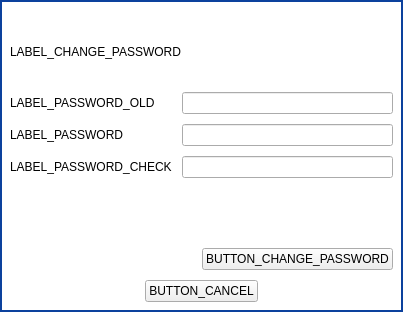
<?xml version="1.0" encoding="UTF-8"?>
<ui version="4.0">
 <class>PasswordChangeDialog</class>
 <widget class="QDialog" name="PasswordChangeDialog">
  <property name="geometry">
   <rect>
    <x>0</x>
    <y>0</y>
    <width>403</width>
    <height>312</height>
   </rect>
  </property>
  <property name="windowTitle">
   <string>Dialog</string>
  </property>
  <layout class="QVBoxLayout" name="verticalLayout">
   <property name="leftMargin">
    <number>0</number>
   </property>
   <property name="topMargin">
    <number>0</number>
   </property>
   <property name="rightMargin">
    <number>0</number>
   </property>
   <property name="bottomMargin">
    <number>0</number>
   </property>
   <item>
    <widget class="QWidget" name="widget" native="true">
     <property name="styleSheet">
      <string notr="true">QWidget#widget
{
border: 2px solid rgb(12, 65, 157);
background-color: rgb(255, 255, 255);
}</string>
     </property>
     <layout class="QVBoxLayout" name="verticalLayout_2">
      <property name="spacing">
       <number>10</number>
      </property>
      <property name="leftMargin">
       <number>0</number>
      </property>
      <property name="topMargin">
       <number>0</number>
      </property>
      <property name="rightMargin">
       <number>0</number>
      </property>
      <property name="bottomMargin">
       <number>0</number>
      </property>
      <item>
       <layout class="QHBoxLayout" name="horizontalLayout_3">
        <property name="topMargin">
         <number>2</number>
        </property>
        <property name="rightMargin">
         <number>2</number>
        </property>
        <item>
         <spacer name="horizontalSpacer_4">
          <property name="orientation">
           <enum>Qt::Horizontal</enum>
          </property>
          <property name="sizeHint" stdset="0">
           <size>
            <width>40</width>
            <height>20</height>
           </size>
          </property>
         </spacer>
        </item>
        <item>
         <widget class="QPushButton" name="button_close">
          <property name="sizePolicy">
           <sizepolicy hsizetype="Minimum" vsizetype="Fixed">
            <horstretch>0</horstretch>
            <verstretch>0</verstretch>
           </sizepolicy>
          </property>
          <property name="styleSheet">
           <string notr="true">#button_close
{
background-color: rgb(255, 255, 255);
border: 0;
}

#button_close:pressed
{
border: 0;
}</string>
          </property>
          <property name="text">
           <string/>
          </property>
          <property name="icon">
           <iconset resource="../rc/resources.qrc">
            <normaloff>:/icons/images/icons/menu_cancel.png</normaloff>:/icons/images/icons/menu_cancel.png</iconset>
          </property>
          <property name="iconSize">
           <size>
            <width>20</width>
            <height>20</height>
           </size>
          </property>
         </widget>
        </item>
       </layout>
      </item>
      <item>
       <layout class="QHBoxLayout" name="horizontalLayout_4">
        <property name="leftMargin">
         <number>10</number>
        </property>
        <property name="rightMargin">
         <number>10</number>
        </property>
        <item>
         <widget class="QLabel" name="label">
          <property name="text">
           <string>LABEL_CHANGE_PASSWORD</string>
          </property>
         </widget>
        </item>
       </layout>
      </item>
      <item>
       <layout class="QFormLayout" name="formLayout">
        <property name="leftMargin">
         <number>10</number>
        </property>
        <property name="topMargin">
         <number>10</number>
        </property>
        <property name="rightMargin">
         <number>10</number>
        </property>
        <property name="bottomMargin">
         <number>10</number>
        </property>
        <item row="0" column="0">
         <widget class="QLabel" name="label_2">
          <property name="text">
           <string>LABEL_PASSWORD_OLD</string>
          </property>
         </widget>
        </item>
        <item row="1" column="0">
         <widget class="QLabel" name="label_3">
          <property name="text">
           <string>LABEL_PASSWORD</string>
          </property>
         </widget>
        </item>
        <item row="2" column="0">
         <widget class="QLabel" name="label_4">
          <property name="text">
           <string>LABEL_PASSWORD_CHECK</string>
          </property>
         </widget>
        </item>
        <item row="0" column="1">
         <widget class="QLineEdit" name="line_edit_old_password">
          <property name="echoMode">
           <enum>QLineEdit::Password</enum>
          </property>
         </widget>
        </item>
        <item row="1" column="1">
         <widget class="QLineEdit" name="line_edit_password">
          <property name="echoMode">
           <enum>QLineEdit::Password</enum>
          </property>
         </widget>
        </item>
        <item row="2" column="1">
         <widget class="QLineEdit" name="line_edit_password_check">
          <property name="echoMode">
           <enum>QLineEdit::Password</enum>
          </property>
         </widget>
        </item>
       </layout>
      </item>
      <item>
       <layout class="QHBoxLayout" name="horizontalLayout_5">
        <property name="leftMargin">
         <number>10</number>
        </property>
        <property name="rightMargin">
         <number>10</number>
        </property>
        <item>
         <widget class="QLabel" name="label_password_strength">
          <property name="minimumSize">
           <size>
            <width>0</width>
            <height>32</height>
           </size>
          </property>
          <property name="text">
           <string/>
          </property>
          <property name="alignment">
           <set>Qt::AlignCenter</set>
          </property>
         </widget>
        </item>
       </layout>
      </item>
      <item>
       <layout class="QHBoxLayout" name="horizontalLayout_2">
        <property name="leftMargin">
         <number>10</number>
        </property>
        <property name="rightMargin">
         <number>10</number>
        </property>
        <item>
         <spacer name="horizontalSpacer_3">
          <property name="orientation">
           <enum>Qt::Horizontal</enum>
          </property>
          <property name="sizeHint" stdset="0">
           <size>
            <width>40</width>
            <height>20</height>
           </size>
          </property>
         </spacer>
        </item>
        <item>
         <widget class="ShadowedButton" name="button_change">
          <property name="text">
           <string>BUTTON_CHANGE_PASSWORD</string>
          </property>
         </widget>
        </item>
       </layout>
      </item>
      <item>
       <layout class="QHBoxLayout" name="horizontalLayout">
        <property name="leftMargin">
         <number>10</number>
        </property>
        <property name="topMargin">
         <number>0</number>
        </property>
        <property name="rightMargin">
         <number>10</number>
        </property>
        <property name="bottomMargin">
         <number>10</number>
        </property>
        <item>
         <spacer name="horizontalSpacer">
          <property name="orientation">
           <enum>Qt::Horizontal</enum>
          </property>
          <property name="sizeHint" stdset="0">
           <size>
            <width>40</width>
            <height>20</height>
           </size>
          </property>
         </spacer>
        </item>
        <item>
         <widget class="ShadowedButton" name="button_cancel">
          <property name="text">
           <string>BUTTON_CANCEL</string>
          </property>
         </widget>
        </item>
        <item>
         <spacer name="horizontalSpacer_2">
          <property name="orientation">
           <enum>Qt::Horizontal</enum>
          </property>
          <property name="sizeHint" stdset="0">
           <size>
            <width>40</width>
            <height>20</height>
           </size>
          </property>
         </spacer>
        </item>
       </layout>
      </item>
     </layout>
    </widget>
   </item>
  </layout>
 </widget>
 <customwidgets>
  <customwidget>
   <class>ShadowedButton</class>
   <extends>QPushButton</extends>
   <header>parsec.core.gui.custom_widgets</header>
  </customwidget>
 </customwidgets>
 <resources>
  <include location="../rc/resources.qrc"/>
 </resources>
 <connections>
  <connection>
   <sender>button_close</sender>
   <signal>clicked()</signal>
   <receiver>PasswordChangeDialog</receiver>
   <slot>reject()</slot>
   <hints>
    <hint type="sourcelabel">
     <x>389</x>
     <y>10</y>
    </hint>
    <hint type="destinationlabel">
     <x>201</x>
     <y>137</y>
    </hint>
   </hints>
  </connection>
  <connection>
   <sender>button_cancel</sender>
   <signal>clicked()</signal>
   <receiver>PasswordChangeDialog</receiver>
   <slot>reject()</slot>
   <hints>
    <hint type="sourcelabel">
     <x>201</x>
     <y>252</y>
    </hint>
    <hint type="destinationlabel">
     <x>201</x>
     <y>137</y>
    </hint>
   </hints>
  </connection>
 </connections>
</ui>
